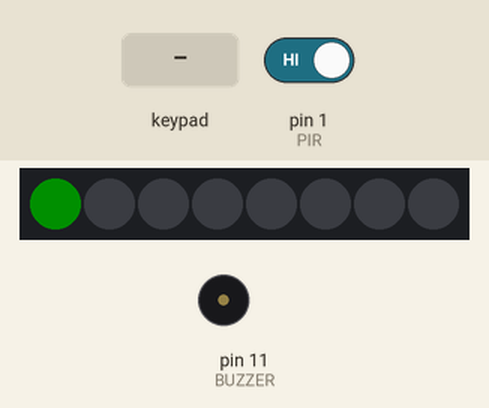
Recording of a sketch running on a simulated Arduino Uno, built with avr-gcc and run on an emulated ATmega328P. Shown: 8 RGB LEDs in strip order, left to right, buzzer (waves = sounding, pin HIGH). Inputs (shaded band) come from the test bench; at power-on: pin 1 (PIR) HIGH. Dim RGB values are drawn brighter than linear.

Above: at 1.2 s.
1.3 s: key 'A' pressed
At 1.7 s:
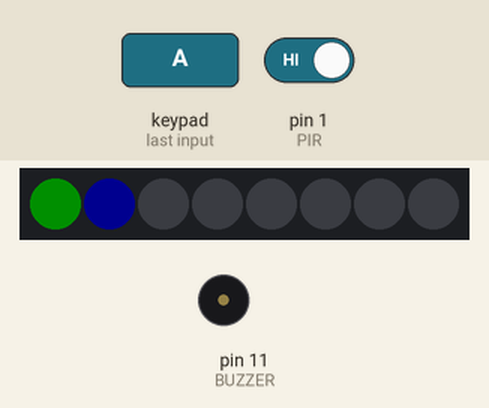
At 6.0 s:
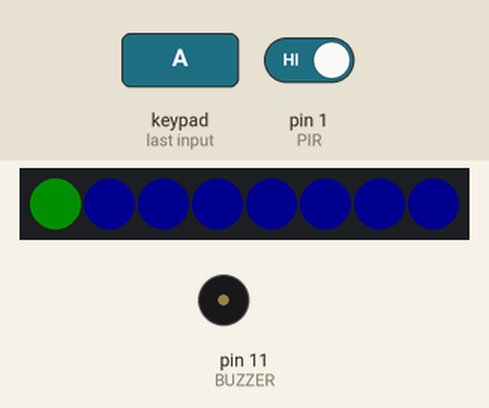
Timing chart, 0 to 18.8 s (numbered marks = the images above; inputs shaded):
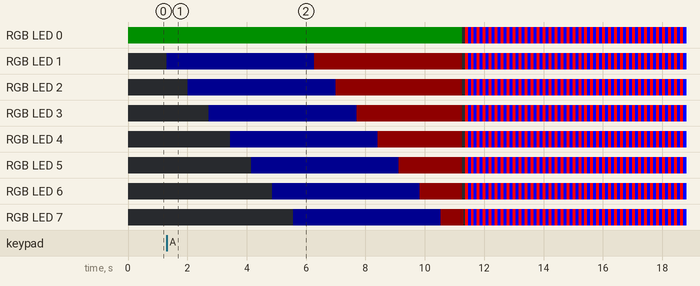

Measured:
- after the input at 1.3 s, RGB LED 0: RGB(0, 15, 0) → off after 10.0 s, then repeats every 0.20 s: RGB(255, 0, 0) 0.10 s, RGB(0, 0, 255) 0.10 s; RGB LED 1: off → RGB(0, 0, 15) at once, → RGB(15, 0, 0) 5.0 s later, → off 5.0 s later, → RGB(255, 0, 0) 0.10 s later, … (77 changes in this stretch)
- what the display in image 1 shows lasts 0.7 s, from 1.3 s to 2.0 s

The sketch:

arduino14.2.ino
```cpp
#define BUZZER 11
#define KONTAKTRON 10
#define PIR 1

#include <Keypad.h> //biblioteka od klawiatury
#include <Adafruit_NeoPixel.h> //biblioteka od linijki LED

const byte ROWS = 4; // ile wierszy
const byte COLS = 4; //ile kolumn

byte rowPins[ROWS] = {5, 4, 3, 2}; //piny wierszy
byte colPins[COLS] = {6, 7, 8, 9}; //piny kolumn

char keys[ROWS][COLS] = { //mapowanie klawiatury
  {'1','2','3','A'},
  {'4','5','6','B'},
  {'7','8','9','C'},
  {'*','0','#','D'}
};

Keypad klawiatura = Keypad( makeKeymap(keys), rowPins, colPins, ROWS, COLS ); //inicjalizacja klawiatury
Adafruit_NeoPixel linijka = Adafruit_NeoPixel(8, A0, NEO_GRB + NEO_KHZ800); //konfiguracja linijki LED

volatile int stanAlarmu = 1;
int pinAlarmuPozycja = 1;
char pinCyfra1 = '1';
char pinCyfra2 = '2';
char pinCyfra3 = '3';
char pinCyfra4 = '4';

int ileCzasuMinelo = 0;

void setup() {
  pinMode(BUZZER, OUTPUT);
  pinMode(KONTAKTRON, INPUT_PULLUP);
  pinMode(PIR, INPUT_PULLUP);

  linijka.begin(); //inicjalizacja linijki
  linijka.show();
}

void loop() {
  char klawisz = 0; //zmienna do przetrzymywania znakow z klawiatury
  int i = 0; //zmienna pomocnicza do pętli

  switch(stanAlarmu) { //Wykonywania akcji odpowiedniej dla danego stanu
    case 1:
      //Czuwanie
      linijka.setPixelColor(0, linijka.Color(0, 15, 0)); //Dioda nr 1 świeci na zielono
      linijka.show();

      klawisz = klawiatura.getKey();
      if (klawisz == 'A') { //Czy zubroic alarm?
        for (i = 1; i < 8; i++) {
          linijka.setPixelColor(i, linijka.Color(0, 0, 15)); //Dioda nr i świeci na niebiesko
          linijka.show();
          delay(710);
        } // wykonanie tej petli zajmie okolo 5 sekund

         for (i = 1; i < 8; i++) {
          linijka.setPixelColor(i, linijka.Color(15, 0, 0)); //Dioda nr i świeci na czerwono
          linijka.show();
          delay(710);
        } // wykonanie tej petli zajmie okolo 5 sekund

        wylaczDiody();
        stanAlarmu = 2;
      }

    break;

    case 2:
      //Monitorowanie
      linijka.setPixelColor(7, linijka.Color(15, 0, 0)); //Dioda nr 8 świeci na czerwono
      linijka.show();
      delay(50);
      linijka.setPixelColor(7, linijka.Color(0, 0, 0)); //Dioda nr 8 wylaczona
      linijka.show();
      delay(50);

      if (digitalRead(PIR) == HIGH) {
        stanAlarmu = 4; //Natychmiast uruchamiamy alarm
      } else if (digitalRead(KONTAKTRON) == HIGH) {
        ileCzasuMinelo= 0; //Zerowanie zmiennej
        stanAlarmu = 3; //Szansa na rozbrojenie
      }

    break;

    case 3:
      //Rozbrajanie
      klawisz = klawiatura.getKey();
      if (klawisz) {
        //Czy kolejna podana cyfra jest poprawna?
        if (pinAlarmuPozycja == 1 && klawisz == pinCyfra1) { //Jesli sprawdzamy 1 pozycje PINu
          pinAlarmuPozycja++; //Cyfra poprawna, mozna sprawdzic na kolejna
        } else if (pinAlarmuPozycja == 2 && klawisz == pinCyfra2) { //Jesli sprawdzamy 2 pozycje PINu
          pinAlarmuPozycja++; //Cyfra poprawna, mozna sprawdzic na kolejna
        } else if (pinAlarmuPozycja == 3 && klawisz == pinCyfra3) { //Jesli sprawdzamy 3 pozycje PINu
          pinAlarmuPozycja++; //Cyfra poprawna, mozna sprawdzic na kolejna
        } else if (pinAlarmuPozycja == 4 && klawisz == pinCyfra4) { //Jesli sprawdzamy 4 pozycje PINu
            stanAlarmu = 1; //Wszystkie 4 cyfry kodu sa poprawne
            pinAlarmuPozycja = 1; //Resetujemy informacje o wpisywanym pinie
        } else {
           stanAlarmu = 4; //Blad w kodzie PIN - wlacz alarm
           pinAlarmuPozycja = 1; //Resetujemy informacje o wpisywanym pinie
        }
      }

      delay(100);
      ileCzasuMinelo++;

      if (ileCzasuMinelo >= 50) {
        stanAlarmu = 4;
      }
    break;

    case 4:
      //Sygnalizacja alarmu
      for (i = 0; i < 8; i++) {
        linijka.setPixelColor(i, linijka.Color(255, 0, 0)); //Dioda nr i świeci na czerwono
      }
      linijka.show();
      delay(100);

      for (i = 0; i < 8; i++) {
        linijka.setPixelColor(i, linijka.Color(0, 0, 255)); //Dioda nr i świeci na niebiesko
      }
      linijka.show();
      delay(100);

    break;
   }

}

void wylaczDiody() {
  int i = 0;
  for (i = 0; i < 8; i++){
    linijka.setPixelColor(i, linijka.Color(0, 0, 0)); //Dioda nr 1 wylaczona
  }

  linijka.show();
}
```
